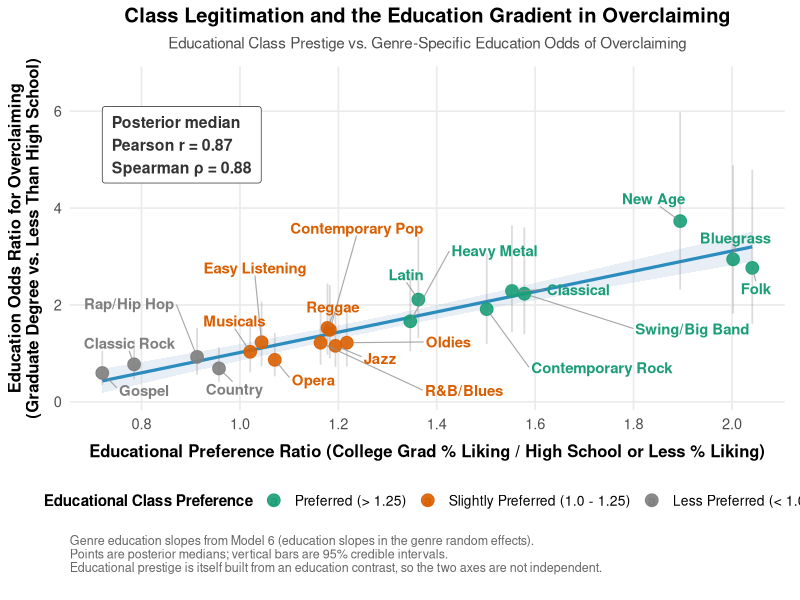

This chart was generated by the following R code:
#' @title Figure 7 preview: education-by-genre overclaiming odds against prestige
#' @description Companion to Figure 6, using Model 6 (education slopes in the
#'   genre random effects) instead of Model 4 (arts slopes). For each genre the
#'   plot pairs the genre-specific education slope for overclaiming, expressed
#'   as an odds ratio across the full six-category range of education, with the
#'   genre's educational prestige (College Preference Ratio). Styled to match
#'   Figure 6: posterior medians with 95% credible intervals on the odds ratio.
#'
#'   Read from cache, not from the fit: cache/m6_educ_genre_slopes.csv holds the
#'   posterior medians and 95% bounds produced by
#'   Scripts/m6_educ_prestige_correlations.R, so this script runs in seconds and
#'   needs no fit in memory.
#'
#'   Note on interpretation: educational prestige is itself built from an
#'   education contrast, so the two axes share the education variable. Read the
#'   correlation as describing how tightly education slopes follow the prestige
#'   ordering, not as an independent causal test.
#'
#'   Output: Plots/fig7_educ_prestige_vs_odds.png

library(ggplot2)
library(ggrepel)
library(dplyr)

slopes <- read.csv("cache/m6_educ_genre_slopes.csv", stringsAsFactors = FALSE)
stopifnot(nrow(slopes) == 20)

# educ2 enters as a linear term over six ordered categories, so the full-range
# contrast is five steps (less than high school to graduate degree).
n_steps <- 5

d <- slopes %>%
  mutate(
    odds_ratio = exp(educ_slope_med * n_steps),
    or_lo = exp(educ_slope_lo * n_steps),
    or_hi = exp(educ_slope_hi * n_steps),
    pref_cat = case_when(
      ratio_col < 1.0 ~ "Less Preferred (< 1.0)",
      ratio_col >= 1.0 & ratio_col <= 1.25 ~ "Slightly Preferred (1.0 - 1.25)",
      ratio_col > 1.25 ~ "Preferred (> 1.25)"
    ),
    pref_cat = factor(
      pref_cat,
      levels = c("Preferred (> 1.25)", "Slightly Preferred (1.0 - 1.25)", "Less Preferred (< 1.0)")
    )
  )

pref_colors <- c(
  "Preferred (> 1.25)"              = "#1b9e77",
  "Slightly Preferred (1.0 - 1.25)" = "#d95f02",
  "Less Preferred (< 1.0)"          = "gray50"
)

# Annotate with the draw-level posterior correlations, so the figure reports the
# same quantity as the text rather than a correlation of point medians.
cor_tab <- read.csv("cache/m6_educ_prestige_correlations.csv", stringsAsFactors = FALSE)
r_prestige_or <- cor_tab$Median[cor_tab$Statistic == "Pearson r (education slope vs prestige)"]
rho_prestige_or <- cor_tab$Median[cor_tab$Statistic == "Spearman rho (education slope vs prestige)"]

p <- ggplot(d, aes(x = ratio_col, y = odds_ratio)) +
  geom_smooth(method = "lm", color = "#2b8cbe", fill = "#a6bddb", alpha = 0.25, linewidth = 1.1) +
  geom_errorbar(
    aes(ymin = or_lo, ymax = or_hi),
    width = 0, linewidth = 0.6, color = "gray45", alpha = 0.25
  ) +
  geom_point(aes(color = pref_cat), size = 4, alpha = 0.9) +
  geom_text_repel(
    aes(label = genre_name, color = pref_cat),
    size = 3.8, fontface = "bold",
    box.padding = 0.7, point.padding = 0.5,
    force = 18, force_pull = 0.2,
    max.overlaps = Inf, min.segment.length = 0,
    segment.color = "gray55", segment.size = 0.4, segment.alpha = 0.75,
    seed = 42
  ) +
  scale_color_manual(values = pref_colors, name = "Educational Class Preference") +
  annotate(
    "label",
    x = min(d$ratio_col), y = max(d$or_hi) * 1.02,
    label = sprintf("Posterior median\nPearson r = %.2f\nSpearman \u03c1 = %.2f", r_prestige_or, rho_prestige_or),
    hjust = 0, vjust = 1, size = 4, fontface = "bold",
    fill = "white", color = "gray20", label.padding = unit(0.5, "lines")
  ) +
  scale_x_continuous(breaks = seq(0.6, 2.2, by = 0.2)) +
  scale_y_continuous(expand = expansion(mult = c(0.06, 0.14))) +
  theme_minimal(base_size = 13) +
  theme(
    plot.title = element_text(face = "bold", size = 14.5, hjust = 0.5),
    plot.subtitle = element_text(size = 11, hjust = 0.5, color = "gray30", margin = margin(b = 10)),
    plot.caption = element_text(size = 9, color = "gray40", hjust = 0, margin = margin(t = 10)),
    axis.title.x = element_text(face = "bold", size = 12, margin = margin(t = 8)),
    axis.title.y = element_text(face = "bold", size = 12, margin = margin(r = 8)),
    axis.text = element_text(size = 10.5),
    legend.position = "bottom",
    legend.title = element_text(face = "bold", size = 11),
    legend.text = element_text(size = 10),
    panel.grid.minor = element_blank(),
    plot.margin = margin(t = 5.5, r = 11, b = 18, l = 5.5)
  ) +
  labs(
    title = "Class Legitimation and the Education Gradient in Overclaiming",
    subtitle = "Educational Class Prestige vs. Genre-Specific Education Odds of Overclaiming",
    x = "Educational Preference Ratio (College Grad % Liking / High School or Less % Liking)",
    y = "Education Odds Ratio for Overclaiming\n(Graduate Degree vs. Less Than High School)",
    caption = paste(
      "Genre education slopes from Model 6 (education slopes in the genre random effects).",
      "Points are posterior medians; vertical bars are 95% credible intervals.",
      "Educational prestige is itself built from an education contrast, so the two axes are not independent.",
      sep = "\n"
    )
  )

dir.create("Plots", showWarnings = FALSE)
ggsave("Plots/fig7_educ_prestige_vs_odds.png", p, width = 9.5, height = 7, dpi = 300, bg = "white")
cat("Saved Plots/fig7_educ_prestige_vs_odds.png\n")
print(d[, c("genre_name", "ratio_col", "odds_ratio", "or_lo", "or_hi", "pref_cat")])
